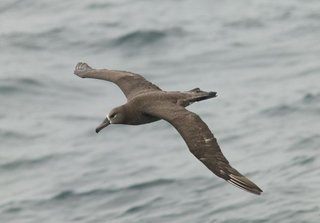
#> input picture Black_Footed_Albatross_0001_796111.jpg, 320 x 223 px
$ python I_Assignment_BB.py
#> lines starting #> are read from the running program, lines starting #| are printed output that depends on the picture; after the words box and inside, x2 and y2 are one past the last pixel; in counts of white or black regions, pixels touching at a corner belong together
import cv2


# INPUT (example)
# -----------------------------
image_path = "Black_Footed_Albatross_0001_796111.jpg"   # path to your image

# CUB format: image_id, x, y, width, height
bbox = [1, 60, 27,325, 304]   # example values

# -----------------------------
# READ IMAGE
# -----------------------------
img = cv2.imread(image_path)
#> img is the input picture: shape (223, 320, 3); mean B, G, R 165.8, 167, 163.1

# Extract bounding box values
_, x, y, w, h = bbox

# Convert to integer (important)
x, y, w, h = int(x), int(y), int(w), int(h)

# -----------------------------
# DRAW BOUNDING BOX
# -----------------------------
top_left = (x, y)
bottom_right = (x + w, y + h)

cv2.rectangle(img, top_left, bottom_right, (0, 255, 0), 2)
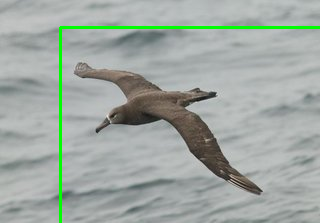
#> img: shape (223, 320, 3); 1.91% of pixels changed, all inside (x1, y1, x2, y2) = (59, 26, 320, 223)

# -----------------------------
# SHOW IMAGE
# -----------------------------
cv2.imshow("Bounding Box", img)
cv2.waitKey(0)
cv2.destroyAllWindows()
